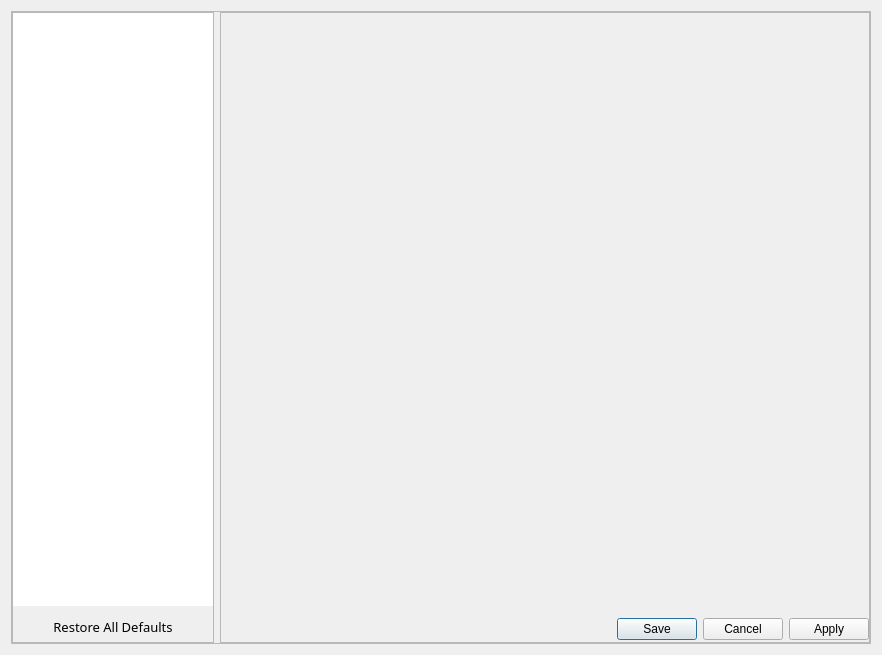
<?xml version="1.0" encoding="UTF-8"?>
<ui version="4.0">
 <class>SettingsDialog</class>
 <widget class="QDialog" name="SettingsDialog">
  <property name="geometry">
   <rect>
    <x>0</x>
    <y>0</y>
    <width>882</width>
    <height>655</height>
   </rect>
  </property>
  <property name="windowTitle">
   <string>Dialog</string>
  </property>
  <layout class="QVBoxLayout" name="verticalLayout">
   <item>
    <widget class="QFrame" name="frame">
     <property name="frameShape">
      <enum>QFrame::StyledPanel</enum>
     </property>
     <property name="frameShadow">
      <enum>QFrame::Raised</enum>
     </property>
     <layout class="QHBoxLayout" name="horizontalLayout">
      <property name="spacing">
       <number>6</number>
      </property>
      <property name="leftMargin">
       <number>0</number>
      </property>
      <property name="topMargin">
       <number>0</number>
      </property>
      <property name="rightMargin">
       <number>0</number>
      </property>
      <property name="bottomMargin">
       <number>0</number>
      </property>
      <item>
       <widget class="QFrame" name="categoryFrame">
        <property name="sizePolicy">
         <sizepolicy hsizetype="Maximum" vsizetype="MinimumExpanding">
          <horstretch>0</horstretch>
          <verstretch>0</verstretch>
         </sizepolicy>
        </property>
        <property name="frameShape">
         <enum>QFrame::StyledPanel</enum>
        </property>
        <property name="frameShadow">
         <enum>QFrame::Raised</enum>
        </property>
        <layout class="QVBoxLayout" name="verticalLayout_3">
         <property name="leftMargin">
          <number>0</number>
         </property>
         <property name="topMargin">
          <number>0</number>
         </property>
         <property name="rightMargin">
          <number>0</number>
         </property>
         <property name="bottomMargin">
          <number>0</number>
         </property>
         <item>
          <widget class="QListWidget" name="categoryList">
           <property name="maximumSize">
            <size>
             <width>200</width>
             <height>16777215</height>
            </size>
           </property>
           <property name="font">
            <font>
             <family>Segoe UI Light</family>
             <pointsize>14</pointsize>
            </font>
           </property>
           <property name="styleSheet">
            <string notr="true">QListWidget { outline: none; }
QListWidget::item { height: 20px; padding: 10px; color: #555555; border: 1px solid transparent;  }
QListWidget::item::text { padding-left: 10px; background: transparent;  border: 1px solid transparent;  }
QListWidget::item::text:focus { border: 1px solid transparent;  }
QListWidget::item:focus { border: 1px solid transparent; color: black;  }

QListWidget::item:hover { background: rgba(0, 153, 255, 32); border: 1px solid transparent; }
QListWidget::item:selected { background: rgba(0, 153, 255, 128); border: 1px solid transparent;   }</string>
           </property>
           <property name="frameShape">
            <enum>QFrame::NoFrame</enum>
           </property>
           <property name="frameShadow">
            <enum>QFrame::Plain</enum>
           </property>
           <property name="uniformItemSizes">
            <bool>true</bool>
           </property>
          </widget>
         </item>
         <item>
          <widget class="QPushButton" name="restoreAllDefaults">
           <property name="font">
            <font>
             <family>Segoe UI Light</family>
             <pointsize>10</pointsize>
            </font>
           </property>
           <property name="styleSheet">
            <string notr="true">#restoreAllDefaults { background: transparent; border: 1px solid transparent; padding: 5px; }

#restoreAllDefaults:hover:pressed { background: rgba(255, 255, 255, 255); }
#restoreAllDefaults:hover:!pressed { background: rgba(0, 153, 255, 255); }</string>
           </property>
           <property name="text">
            <string>Restore All Defaults</string>
           </property>
           <property name="flat">
            <bool>false</bool>
           </property>
          </widget>
         </item>
        </layout>
       </widget>
      </item>
      <item>
       <widget class="QFrame" name="contentFrame">
        <property name="sizePolicy">
         <sizepolicy hsizetype="Expanding" vsizetype="Expanding">
          <horstretch>0</horstretch>
          <verstretch>0</verstretch>
         </sizepolicy>
        </property>
        <property name="frameShape">
         <enum>QFrame::StyledPanel</enum>
        </property>
        <property name="frameShadow">
         <enum>QFrame::Raised</enum>
        </property>
        <layout class="QVBoxLayout" name="verticalLayout_2">
         <property name="leftMargin">
          <number>6</number>
         </property>
         <property name="topMargin">
          <number>6</number>
         </property>
         <property name="rightMargin">
          <number>0</number>
         </property>
         <property name="bottomMargin">
          <number>0</number>
         </property>
         <item>
          <widget class="QStackedWidget" name="content">
           <property name="currentIndex">
            <number>-1</number>
           </property>
          </widget>
         </item>
         <item>
          <widget class="QDialogButtonBox" name="submit">
           <property name="standardButtons">
            <set>QDialogButtonBox::Apply|QDialogButtonBox::Cancel|QDialogButtonBox::Save</set>
           </property>
          </widget>
         </item>
         <item>
          <layout class="QVBoxLayout" name="statusBarLayout">
           <property name="spacing">
            <number>0</number>
           </property>
           <property name="leftMargin">
            <number>1</number>
           </property>
           <property name="topMargin">
            <number>1</number>
           </property>
           <property name="rightMargin">
            <number>1</number>
           </property>
           <property name="bottomMargin">
            <number>1</number>
           </property>
          </layout>
         </item>
        </layout>
       </widget>
      </item>
     </layout>
    </widget>
   </item>
  </layout>
 </widget>
 <resources/>
 <connections/>
</ui>
